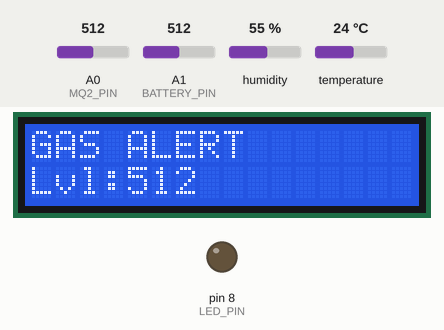
Simulated run of this sketch. Board: Arduino Uno, built with avr-gcc and run on an emulated ATmega328P. Parts: 16×2 character LCD, output pins drawn as LEDs (lit = HIGH). The test bench sets the inputs (shaded band); at power-on: A0 (MQ2_PIN) = 512, A1 (BATTERY_PIN) = 512, humidity 55 %, temperature 24 °C. The local clock reads 2024-03-15 10:24:30 at power-on unless the sketch sets it; pins used as bus, display or sensor lines are not drawn; what the sketch prints to the serial monitor is not drawn.

Above: at 5.7 s.
5.8 s: A0 (MQ2_PIN) set to 359
At 19.6 s:
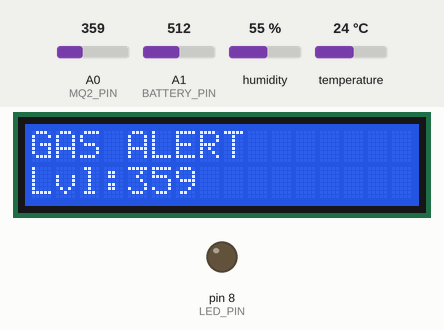
19.8 s: A0 (MQ2_PIN) set to 342
At 33.3 s:
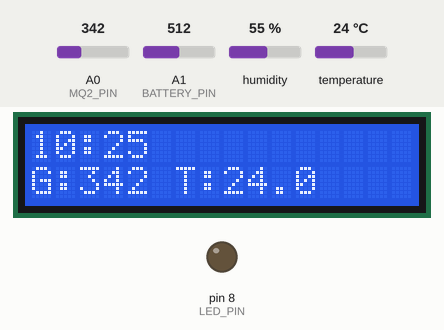
33.7 s: A1 (BATTERY_PIN) set to 393
46.5 s: A1 (BATTERY_PIN) set to 361
At 59.5 s:
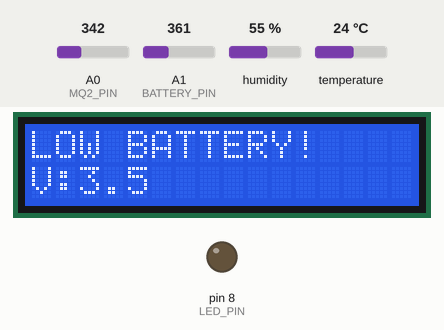
60.5 s: A0 (MQ2_PIN) set to 360
At 73.3 s:
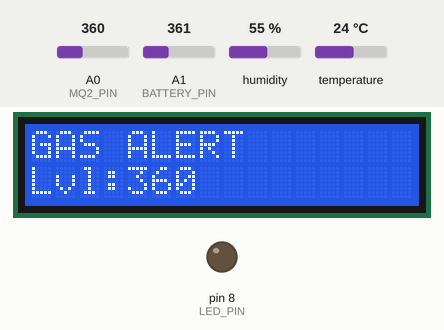
73.6 s: A0 (MQ2_PIN) set to 340
At 85.75 s:
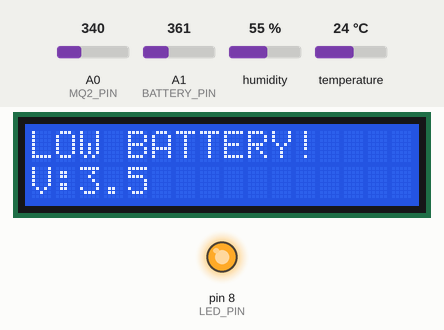
Timing chart, 0 to 87.4 s (numbered marks = the images above; inputs shaded):
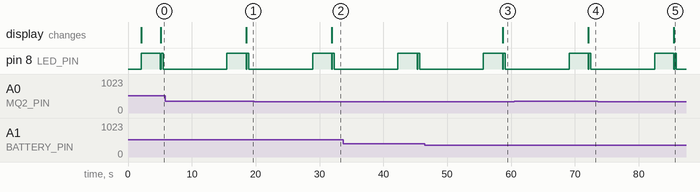

The sketch:

main.ino
```cpp
#include <Wire.h>
#include <RTClib.h>
#include <LowPower.h>
#include <DHT.h>
#include <Adafruit_Sensor.h>
#include <LiquidCrystal_I2C.h>

// ===== LCD SETUP =====
LiquidCrystal_I2C lcd(0x27, 16, 2);

// ===== PIN CONFIG =====
#define MQ2_PIN A0
#define BATTERY_PIN A1
#define DHT_PIN 2
#define SENSOR_POWER 7
#define LED_PIN 8

#define DHT_TYPE DHT22

// ===== OBJECTS =====
RTC_DS3231 rtc;
DHT dht(DHT_PIN, DHT_TYPE);

// ===== THRESHOLDS =====
#define GAS_THRESHOLD 350
#define BATTERY_LOW 3.7

// ===== VARIABLES =====
float temperature;
float humidity;
int gasValue;
float batteryVoltage;

bool gasAlert = false;
bool batteryAlert = false;

// ===== BATTERY FUNCTION =====
float readBatteryVoltage()
{
  int adcValue = analogRead(BATTERY_PIN);
  float voltage = (adcValue * 5.0) / 1023.0;
  return voltage * 2;
}

// ===== SENSOR READ =====
void readSensors()
{
  digitalWrite(SENSOR_POWER, HIGH);
  digitalWrite(LED_PIN, HIGH);

  Serial.println("Sensors ON");
  delay(3000);

  // MQ-2 analog reading
  gasValue = analogRead(MQ2_PIN);

  temperature = dht.readTemperature();
  humidity = dht.readHumidity();
  batteryVoltage = readBatteryVoltage();

  digitalWrite(SENSOR_POWER, LOW);
  digitalWrite(LED_PIN, LOW);

  Serial.println("Sensors OFF");
}

// ===== PROCESS + DISPLAY =====
void processData()
{
  DateTime now = rtc.now();

  gasAlert = (gasValue > GAS_THRESHOLD);
  batteryAlert = (batteryVoltage < BATTERY_LOW);

  lcd.clear();

  if (gasAlert)
  {
    lcd.setCursor(0, 0);
    lcd.print("GAS ALERT ");

    lcd.setCursor(0, 1);
    lcd.print("Lvl:");
    lcd.print(gasValue);

    Serial.println("WARNING: Gas Detected!");
  }
  else if (batteryAlert)
  {
    lcd.setCursor(0, 0);
    lcd.print("LOW BATTERY!");

    lcd.setCursor(0, 1);
    lcd.print("V:");
    lcd.print(batteryVoltage, 1);

    Serial.println("WARNING: Battery Low!");
  }
  else
  {
    lcd.setCursor(0, 0);
    lcd.print(now.hour());
    lcd.print(":");
    lcd.print(now.minute());

    lcd.setCursor(0, 1);
    lcd.print("G:");
    lcd.print(gasValue);
    lcd.print(" T:");
    lcd.print(temperature, 1);
  }

  Serial.println("----- DATA -----");

  Serial.print("Time: ");
  Serial.print(now.hour());
  Serial.print(":");
  Serial.print(now.minute());
  Serial.print(":");
  Serial.println(now.second());

  Serial.print("Gas: ");
  Serial.println(gasValue);

  Serial.print("Temp: ");
  Serial.println(temperature);

  Serial.print("Humidity: ");
  Serial.println(humidity);

  Serial.print("Battery: ");
  Serial.println(batteryVoltage);

  Serial.println("----------------");
}

// ===== SLEEP FUNCTION =====
void enterSleep()
{
  Serial.println("Sleeping...");

  digitalWrite(LED_PIN, HIGH);
  delay(300);
  digitalWrite(LED_PIN, LOW);

  LowPower.powerDown(SLEEP_8S, ADC_OFF, BOD_OFF);
  delay(2000);

  Serial.println("Wakeup!");
}

// ===== SETUP =====
void setup()
{
  Serial.begin(9600);

  Wire.begin();

  lcd.init();
  lcd.backlight();

  dht.begin();

  if (!rtc.begin())
  {
    Serial.println("RTC not found!");
    while (1);
  }

  if (rtc.lostPower())
  {
    rtc.adjust(DateTime(F(__DATE__), F(__TIME__)));
  }

  pinMode(SENSOR_POWER, OUTPUT);
  pinMode(LED_PIN, OUTPUT);

  digitalWrite(SENSOR_POWER, LOW);
  digitalWrite(LED_PIN, LOW);

  lcd.setCursor(0, 0);
  lcd.print("System Starting");
  delay(2000);
  lcd.clear();

  Serial.println("System Started");
}

// ===== LOOP =====
void loop()
{
  readSensors();
  processData();
  enterSleep();
}
```

Measured:
- the behaviour switches between 351 and 350 on A0 (MQ2_PIN) (found by bisection; images 1 and 2)
- the behaviour switches between 379 and 378 on A1 (BATTERY_PIN) (found by bisection; images 2 and 3)
- after the input at 5.8 s, the display: changes after 12.7 s (image 1)
- after the input at 19.8 s, the display: changes after 12.1 s (image 2)
- after the input at 46.5 s, the display: changes after 12.2 s (image 3)
- after the input at 60.5 s, the display: changes after 11.6 s (image 4)
- after the input at 73.6 s, the display: changes after 11.9 s (image 5)
